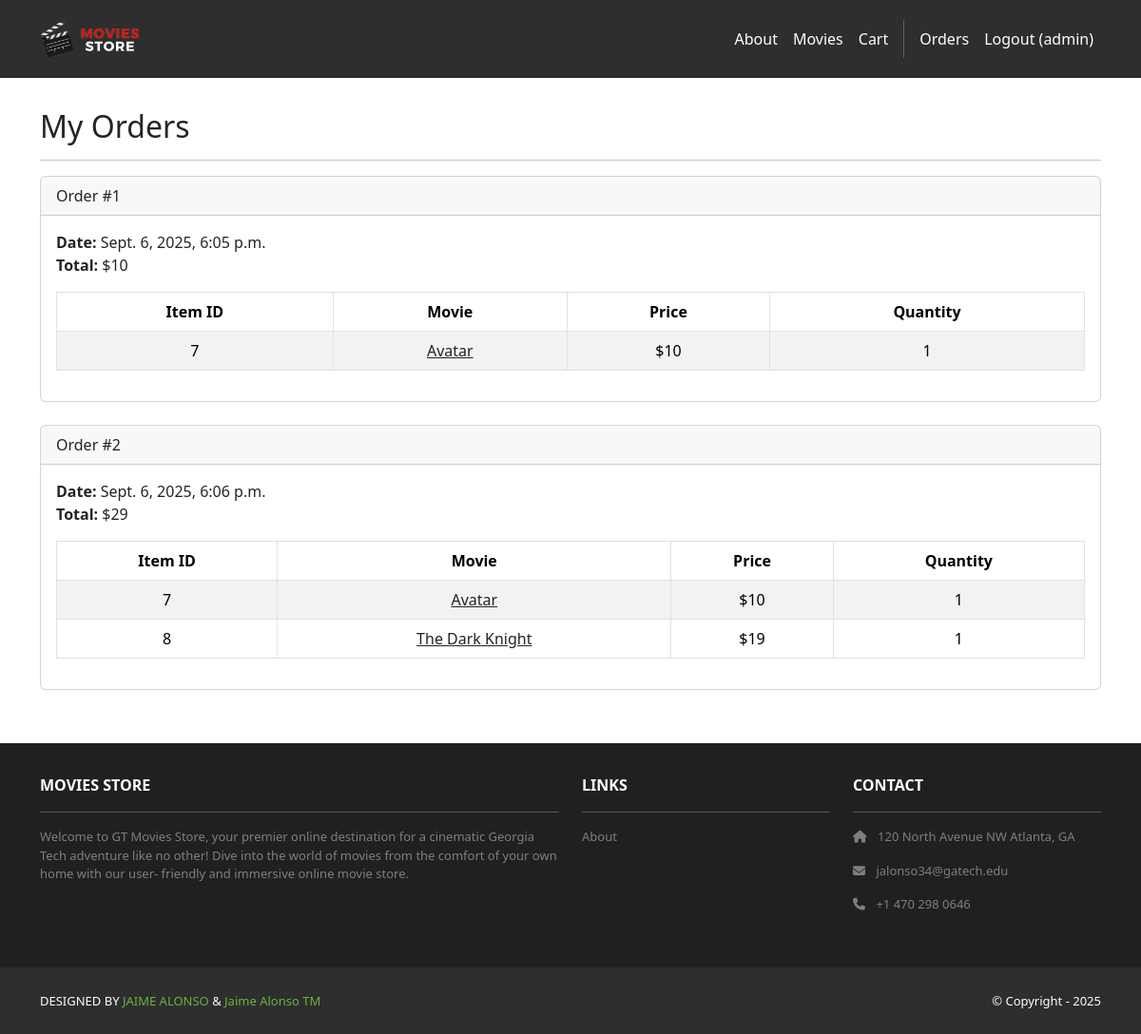
Page /accounts/orders/ (signed in) on the earlier database version.
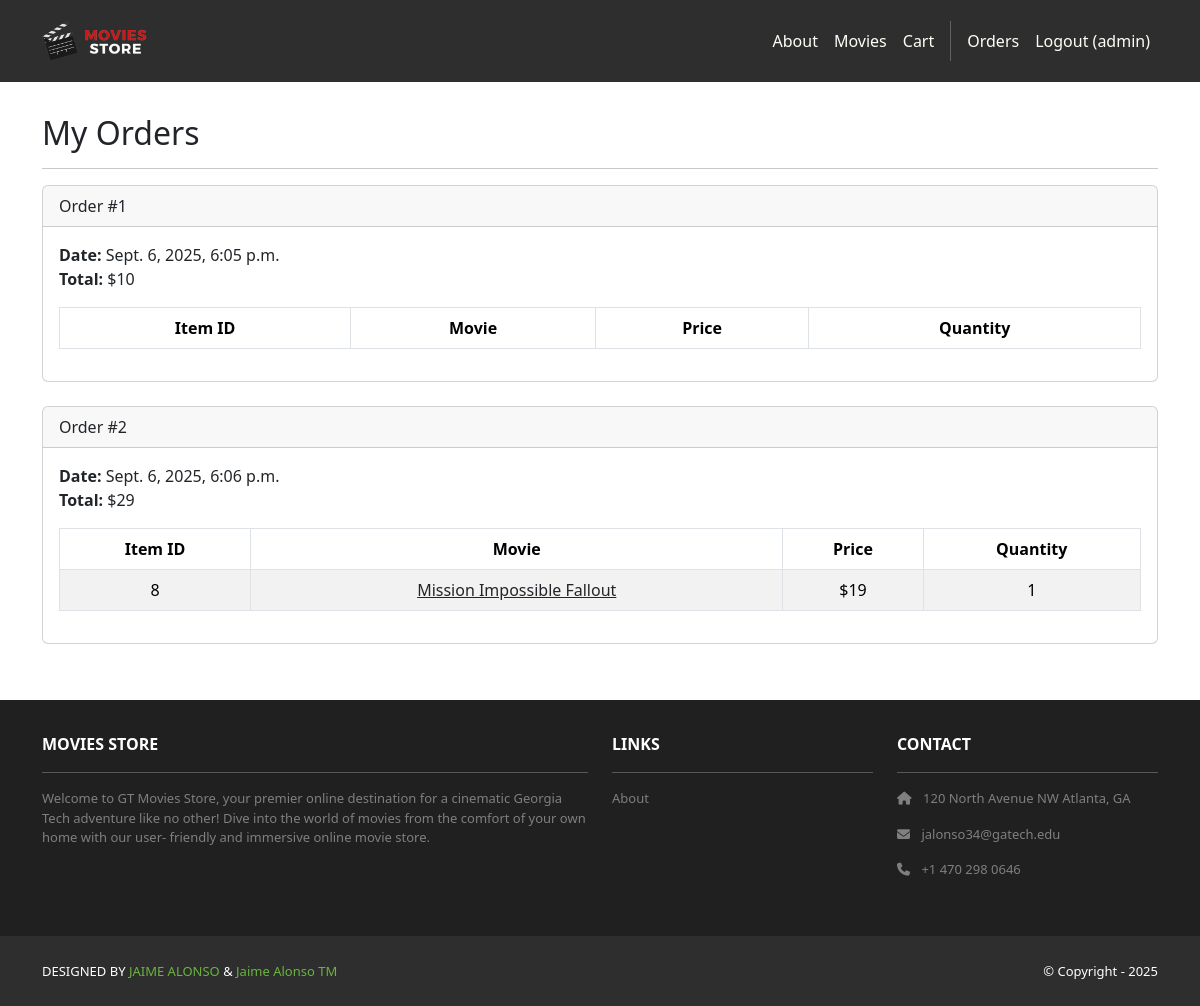
Same page on the later database version.
### cart/models.py (models this page shows, shortened)
class Order(models.Model):
    id = models.AutoField(primary_key=True)
    total = models.IntegerField()
    date = models.DateTimeField(auto_now_add=True)
    user = models.ForeignKey(User, on_delete=models.CASCADE)

class Item(models.Model):
    id = models.AutoField(primary_key=True)
    price = models.IntegerField()
    quantity = models.IntegerField()
    order = models.ForeignKey(Order, on_delete=models.CASCADE)
    movie = models.ForeignKey(Movie, on_delete=models.CASCADE)

### movies/models.py (models this page shows, shortened)
class Movie(models.Model):
    id = models.AutoField(primary_key=True)
    name = models.CharField(max_length=255)
    price = models.IntegerField()
    description = models.TextField()
    image = models.ImageField(upload_to='movie_images/')

### accounts/views.py (the view)
# urls.py: path('orders/', views.orders, name='accounts.orders'),
@login_required
def orders(request):
    template_data = {}
    template_data['title'] = 'Orders'
    template_data['orders'] = request.user.order_set.all()
    return render(request, 'accounts/orders.html', {'template_data': template_data})

### accounts/templates/accounts/orders.html
{% extends 'base.html' %}
{% block content %}
<div class="p-3">
    <div class="container">
        <div class="row mt-3">
            <div class="col mx-auto mb-3">
                <h2>My Orders</h2>
                <hr />
                {% for order in template_data.orders %}
                <div class="card mb-4">
                    <div class="card-header">
                        Order #{{ order.id }}
                    </div>
                    <div class="card-body">
                        <b>Date:</b> {{ order.date }}<br />
                        <b>Total:</b> ${{ order.total }}<br />
                        <table class="table table-bordered table-striped text-center mt-3">
                            <thead>
                                <tr>
                                    <th scope="col">Item ID</th>
                                    <th scope="col">Movie</th>
                                    <th scope="col">Price</th>
                                    <th scope="col">Quantity</th>
                                </tr>
                            </thead>
                            <tbody>
                                {% for item in order.item_set.all %}
                                <tr>
                                    <td>{{ item.movie.id }}</td>
                                    <td>
                                        <a class="link-dark" href="{% url 'movies.show' id=item.movie.id %}">
                                            {{ item.movie.name }}
                                        </a>
                                    </td>
                                    <td>${{ item.movie.price }}</td>
                                    <td>{{ item.quantity }}</td>
                                </tr>
                                {% endfor %}
                            </tbody>
                        </table>
                    </div>
                </div>
                {% endfor %}
            </div>
        </div>
    </div>
</div>
{% endblock content %}

Differences in the rows shown:
removed Item: movie.id "7", movie.name "Avatar", movie.price "10", quantity "1", shown under Order "Sept. 6, 2025, 6:05 p.m."
removed Item: movie.id "7", movie.name "Avatar", movie.price "10", quantity "1", shown under Order "Sept. 6, 2025, 6:06 p.m."
changed through a linked row, Item: movie.name "The Dark Knight" → "Mission Impossible Fallout"
